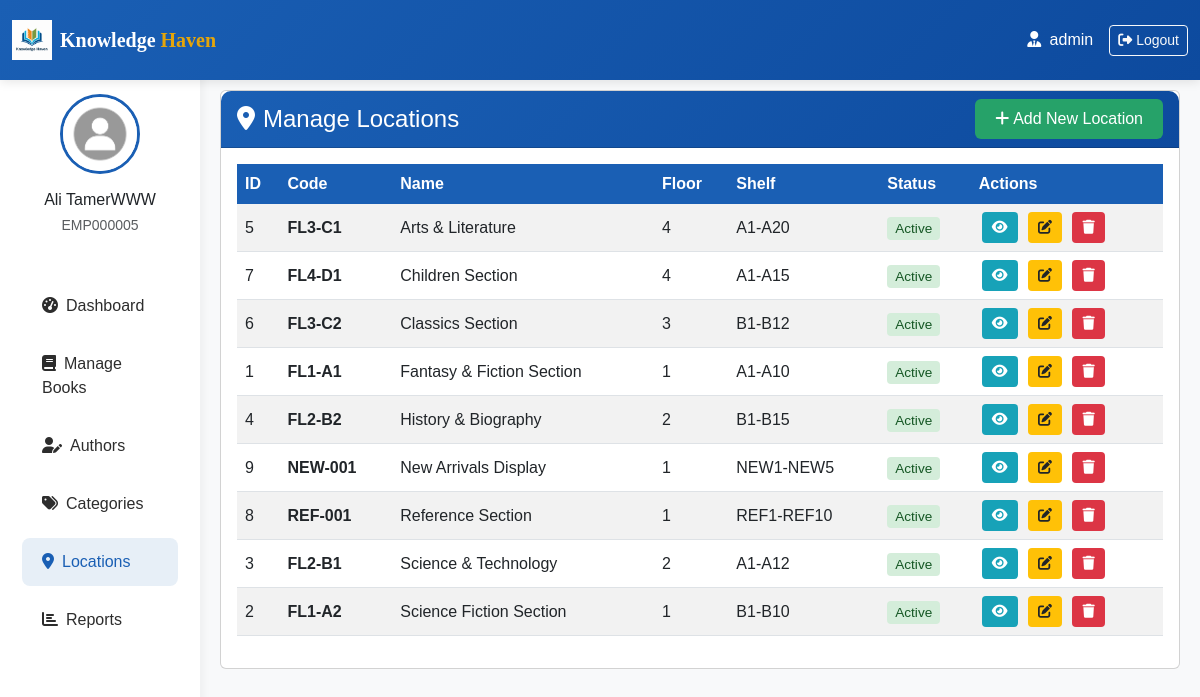
The app's page /admin/locations/manage.php (signed in) with its own data.
### tables this page shows
CREATE TABLE `employees` (
  `employee_id` int(11) NOT NULL,
  `user_id` int(11) NOT NULL,
  `employee_code` varchar(20) NOT NULL,
  `position` enum('librarian','assistant_librarian','library_assistant','technician','manager','director','admin') NOT NULL,
  `hire_date` date NOT NULL,
  `salary` decimal(10,2) DEFAULT NULL,
  `employment_type` enum('full_time','part_time','contract') DEFAULT 'full_time',
  `is_currently_employed` tinyint(1) DEFAULT 1,
  `created_at` timestamp NOT NULL DEFAULT current_timestamp(),
  `updated_at` timestamp NOT NULL DEFAULT current_timestamp() ON UPDATE current_timestamp()
);

CREATE TABLE `users` (
  `user_id` int(11) NOT NULL,
  `username` varchar(50) NOT NULL,
  `email` varchar(100) NOT NULL,
  `password` varchar(255) NOT NULL,
  `gender` enum('Male','Female') DEFAULT NULL,
  `phone_number` varchar(15) DEFAULT NULL,
  `profile_image` varchar(255) DEFAULT 'images/user_image.jpg',
  `role` enum('user','employee') DEFAULT 'user',
  `registration_date` timestamp NOT NULL DEFAULT current_timestamp(),
  `is_active` tinyint(1) DEFAULT 1,
  `created_at` timestamp NOT NULL DEFAULT current_timestamp(),
  `updated_at` timestamp NOT NULL DEFAULT current_timestamp() ON UPDATE current_timestamp()
);

CREATE TABLE `locations` (
  `location_id` int(11) NOT NULL,
  `location_code` varchar(20) NOT NULL,
  `name` varchar(100) NOT NULL,
  `floor` int(11) DEFAULT NULL CHECK (`floor` between 1 and 4),
  `shelf` varchar(20) DEFAULT NULL,
  `is_active` tinyint(1) DEFAULT 1,
  `created_at` timestamp NOT NULL DEFAULT current_timestamp(),
  `updated_at` timestamp NOT NULL DEFAULT current_timestamp() ON UPDATE current_timestamp()
);

### admin/locations/manage.php (the view, shortened to what this page needs)
<?php
include "../../config.php";
$user_id = $_SESSION['user_id'];
$query = "SELECT u.*, e.* FROM users u
          JOIN employees e ON u.user_id = e.user_id
          WHERE u.user_id = ?";
$stmt = mysqli_prepare($conn, $query);
mysqli_stmt_bind_param($stmt, "i", $user_id);
mysqli_stmt_execute($stmt);
$result = mysqli_stmt_get_result($stmt);
$employee = mysqli_fetch_assoc($result);
$locations_query = "SELECT * FROM locations ORDER BY name ASC";
$locations_result = mysqli_query($conn, $locations_query);
?>
<!DOCTYPE html>
<html lang="en">
<head>
    <link href="https://cdn.jsdelivr.net/npm/bootstrap@5.3.0-alpha1/dist/css/bootstrap.min.css" rel="stylesheet">
    <link rel="stylesheet" href="https://cdnjs.cloudflare.com/ajax/libs/font-awesome/6.4.0/css/all.min.css">
</head>
<body>
    <nav class="navbar navbar-expand-lg navbar-dark navbar-custom fixed-top">
        <div class="container-fluid">
            <a class="navbar-brand" href="../dashboard.php">
                <div class="d-flex align-items-center">
                    <img src="../../assets/images/logo-library.png" alt="Logo" width="40" height="40" class="me-2">
                    <span style="font-family: 'Playfair Display', serif; font-weight: 700;">
                        Knowledge <span style="color: var(--accent-color);">Haven</span>
                    </span>
                </div>
            </a>
            <div class="collapse navbar-collapse" id="navbarNav">
                <div class="navbar-nav ms-auto align-items-center">
                    <span class="nav-item me-3 text-white d-none d-md-block">
                        <i class="fas fa-user-tie me-1"></i>
                        <?php echo htmlspecialchars($employee['position'] ?? 'Employee'); ?>
                    </span>
                    <a href="../../logout.php" class="btn btn-outline-light btn-sm">
                        <i class="fas fa-sign-out-alt me-1"></i>Logout
                    </a>
                </div>
            </div>
        </div>
    </nav>
    <div class="container-fluid" style="margin-top: 70px;">
        <div class="row">
            <div class="col-lg-2 col-md-3 sidebar">
                <div class="text-center py-4">
                    <img src="<?php echo htmlspecialchars($employee['profile_image'] ?? '../../assets/images/user_image.jpg'); ?>"
                         alt="Profile"
                         class="rounded-circle mb-3"
                         style="width: 80px; height: 80px; object-fit: cover; border: 3px solid var(--primary-color);"
                         onerror="this.src='../../assets/images/user_image.jpg'">
                    <h6 class="mb-1"><?php echo htmlspecialchars($employee['username'] ?? 'Employee'); ?></h6>
                    <p class="text-muted mb-3">
                        <small><?php echo htmlspecialchars($employee['employee_code'] ?? 'EMP000'); ?></small>
                    </p>
                </div>
                <nav class="nav flex-column">
                    <a class="nav-link" href="../dashboard.php"><i class="fas fa-tachometer-alt me-2"></i>Dashboard</a>
                    <a class="nav-link" href="../books/manage.php"><i class="fas fa-book me-2"></i>Manage Books</a>
                    <a class="nav-link" href="../authors/manage.php"><i class="fas fa-user-edit me-2"></i>Authors</a>
                    <a class="nav-link" href="../categories/manage.php"><i class="fas fa-tags me-2"></i>Categories</a>
                    <a class="nav-link active" href="#"><i class="fas fa-map-marker-alt me-2"></i>Locations</a>
                    <a class="nav-link" href="../reports/index.php"><i class="fas fa-chart-bar me-2"></i>Reports</a>
                </nav>
            </div>
            <div class="col-lg-10 col-md-9 main-content">
                <div class="card">
                    <div class="card-header card-header-custom">
                        <div class="d-flex justify-content-between align-items-center">
                            <h4 class="mb-0"><i class="fas fa-map-marker-alt me-2"></i>Manage Locations</h4>
                            <a href="add.php" class="btn btn-add">
                                <i class="fas fa-plus me-1"></i>Add New Location
                            </a>
                        </div>
                    </div>
                    <div class="card-body">
                        <div class="table-responsive">
                            <table class="table table-striped table-hover">
                                <thead>
                                    <tr>
                                        <th>ID</th>
                                        <th>Code</th>
                                        <th>Name</th>
                                        <th>Floor</th>
                                        <th>Shelf</th>
                                        <th>Status</th>
                                        <th>Actions</th>
                                    </tr>
                                </thead>
                                <tbody>
                                    <?php if (mysqli_num_rows($locations_result) > 0): ?>
                                        <?php while($location = mysqli_fetch_assoc($locations_result)): ?>
                                            <tr>
                                                <td><?php echo $location['location_id']; ?></td>
                                                <td><strong><?php echo htmlspecialchars($location['location_code']); ?></strong></td>
                                                <td><?php echo htmlspecialchars($location['name']); ?></td>
                                                <td><?php echo $location['floor']; ?></td>
                                                <td><?php echo htmlspecialchars($location['shelf']); ?></td>
                                                <td>
                                                    <?php if ($location['is_active']): ?>
                                                        <span class="status-badge active-badge">Active</span>
                                                    <?php else: ?>
                                                        <span class="status-badge inactive-badge">Inactive</span>
                                                    <?php endif; ?>
                                                </td>
                                                <td>
                                                    <div class="action-buttons">
                                                        <a href="view.php?id=<?php echo $location['location_id']; ?>"
                                                           class="btn btn-view btn-sm" title="View">
                                                            <i class="fas fa-eye"></i>
                                                        </a>
                                                        <a href="edit.php?id=<?php echo $location['location_id']; ?>"
                                                           class="btn btn-edit btn-sm" title="Edit">
                                                            <i class="fas fa-edit"></i>
                                                        </a>
                                                        <a href="delete.php?id=<?php echo $location['location_id']; ?>"
                                                           class="btn btn-delete btn-sm"
                                                           title="Delete"
                                                           onclick="return confirm('Are you sure you want to delete this location?\n\nLocation: <?php echo addslashes($location['name']); ?>')">
                                                            <i class="fas fa-trash"></i>
                                                        </a>
                                                    </div>
                                                </td>
                                            </tr>
                                        <?php endwhile; ?>
                                    <?php endif; ?>
                                </tbody>
                            </table>
                        </div>
                    </div>
                </div>
            </div>
        </div>
    </div>
</body>
</html>

### admin/locations/manage.php (style rules this page uses)
:root { --primary-color: #1a5fb4; --secondary-color: #26a269; --accent-color: #e5a50a; --dark-color: #2d2d2d; --light-color: #f8f9fa; }
body { font-family: 'Poppins', sans-serif; background-color: #f8f9fa; }
.navbar-custom { background: linear-gradient(135deg, var(--primary-color) 0%, #0d4a9e 100%); box-shadow: 0 2px 10px rgba(0,0,0,0.1); padding: 15px 0; }
.sidebar { background-color: white; min-height: calc(100vh - 70px); box-shadow: 2px 0 10px rgba(0,0,0,0.05); position: sticky; top: 0; }
.sidebar .nav-link { color: var(--dark-color); padding: 12px 20px; margin: 5px 10px; border-radius: 8px; transition: all 0.3s; }
.sidebar .nav-link:hover, .sidebar .nav-link.active { color: var(--primary-color); background-color: rgba(26, 95, 180, 0.1); }
.main-content { padding: 20px; }
.card-header-custom { background: linear-gradient(135deg, var(--primary-color) 0%, #0d4a9e 100%); color: white; border-radius: 10px 10px 0 0 !important; }
.action-buttons .btn { padding: 5px 10px; margin: 0 3px; }
.btn-view { background-color: #17a2b8; color: white; border: none; }
.btn-edit { background-color: #ffc107; color: #212529; border: none; }
.btn-delete { background-color: #dc3545; color: white; border: none; }
.btn-add { background-color: var(--secondary-color); color: white; border: none; padding: 8px 20px; }
.status-badge { padding: 4px 8px; border-radius: 4px; font-size: 0.85rem; font-weight: 500; }
.active-badge { background-color: #d4edda; color: #155724; }
.table th { background-color: var(--primary-color); color: white; border: none; }
.table td { vertical-align: middle; }

### records on screen
employees: position "admin", user.profile_image (picture), user.username "Ali TamerWWW", employee_code "EMP000005"
locations: location_id "5", location_code "FL3-C1", name "Arts & Literature", floor "4", shelf "A1-A20", is_active "Active"
locations: location_id "7", location_code "FL4-D1", name "Children Section", floor "4", shelf "A1-A15", is_active "Active"
locations: location_id "6", location_code "FL3-C2", name "Classics Section", floor "3", shelf "B1-B12", is_active "Active"
locations: location_id "1", location_code "FL1-A1", name "Fantasy & Fiction Section", floor "1", shelf "A1-A10", is_active "Active"
locations: location_id "4", location_code "FL2-B2", name "History & Biography", floor "2", shelf "B1-B15", is_active "Active"
locations: location_id "9", location_code "NEW-001", name "New Arrivals Display", floor "1", shelf "NEW1-NEW5", is_active "Active"
locations: location_id "8", location_code "REF-001", name "Reference Section", floor "1", shelf "REF1-REF10", is_active "Active"
locations: location_id "3", location_code "FL2-B1", name "Science & Technology", floor "2", shelf "A1-A12", is_active "Active"
locations: location_id "2", location_code "FL1-A2", name "Science Fiction Section", floor "1", shelf "B1-B10", is_active "Active"
